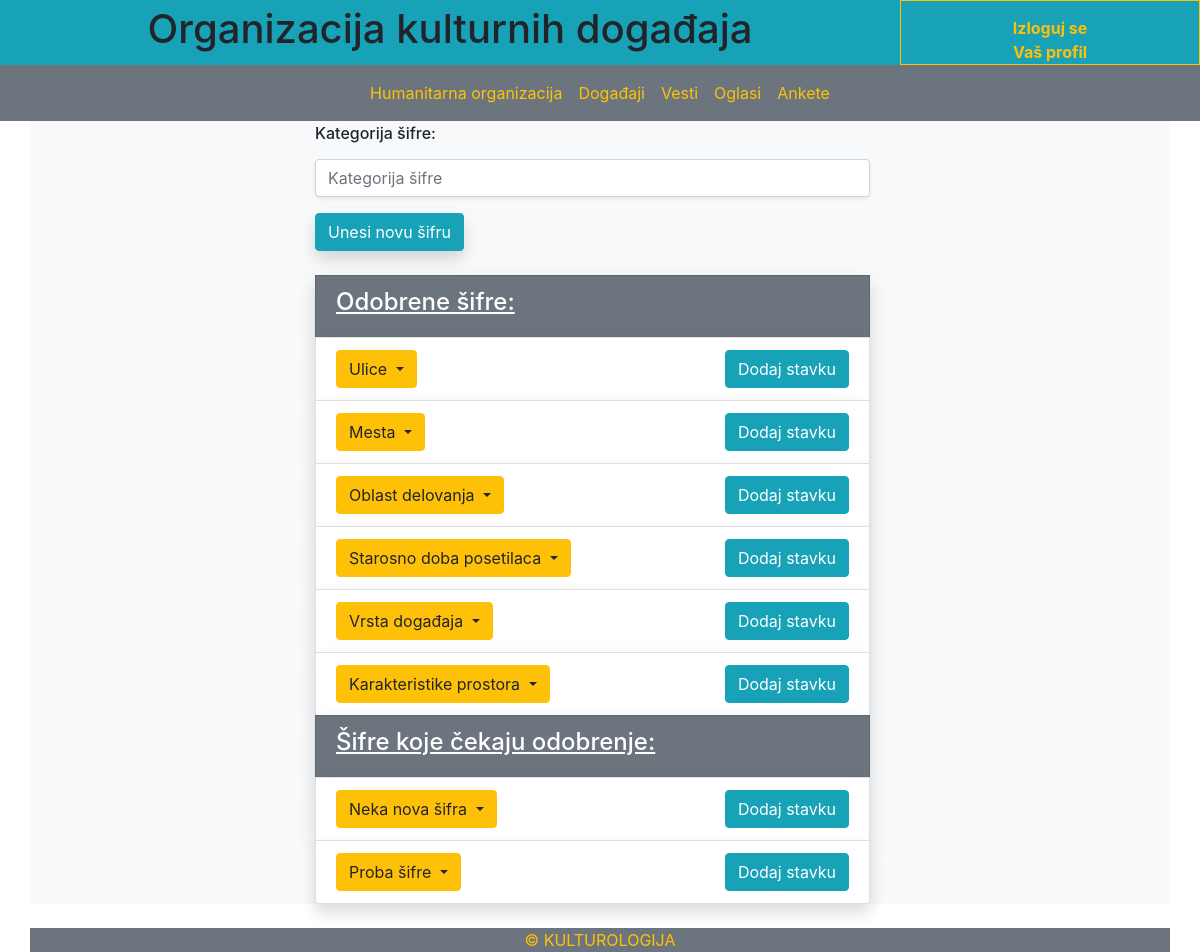
Page /organizacija/Osifra.php (signed in) on the committed database.
### tables this page shows
CREATE TABLE `sifarnik` (
  `id_sifra` int(11) NOT NULL AUTO_INCREMENT,
  `kategorija_sifre` varchar(45) NOT NULL,
  `odobreno` tinyint(1) NOT NULL DEFAULT '0',
  PRIMARY KEY (`id_sifra`),
  UNIQUE KEY `kategorija_sifre_UNIQUE` (`kategorija_sifre`)
);

### organizacija/Osifra.php (the view, shortened to what this page needs)
<?php
$poruka = "";
$link = mysqli_connect("localhost", "root", "", "kultura")
        or die("Greska prilikom konekcije na bazu!");
mysqli_set_charset($link, "utf8");
    $sifre = mysqli_query($link, "SELECT * FROM sifarnik");
?>
<!DOCTYPE html>
<html>
<head>
<?php
include_once "../moduli/bootstrapModul.php";
?>
</head>
<body>
    <div class="container-fluid bg-info">
        <div class="row">
            <h1 class="col-sm-9" style="display: flex; justify-content: center; align-items: center;">Organizacija kulturnih događaja</h1>
            <div class="col-sm-3 border border-warning" style="align-items: center; padding-top:15px">
                <a class="text-warning" style="display: flex; justify-content: center;" href="../logout.php"><b>Izloguj se</b></a>
                <a class="text-warning" style="display: flex; justify-content: center;" href="profil.php"><b>Vaš profil</b></a>
            </div>
        </div>
    </div>
    <nav class="navbar navbar-expand-md bg-secondary navbar-dark sticky-top">
        <div class="collapse navbar-collapse" id="collapsibleNavbar">
            <ul class="navbar-nav align-content-center mx-auto">
                <li class="nav-item flex-fill">
                    <a class="nav-link text-warning" href="organizacija.php"><?php echo $_SESSION['naziv_organizacije']; ?></a>
                </li>
                <li class="nav-item flex-fill">
                    <a class="nav-link text-warning active" href="Odogadjaji.php">Događaji</a>
                </li>
                <li class="nav-item flex-fill">
                    <a class="nav-link text-warning" href="Ovesti.php">Vesti</a>
                </li>
                <li class="nav-item flex-fill">
                    <a class="nav-link text-warning" href="Ooglasi.php">Oglasi</a>
                </li>
                <li class="nav-item flex-fill">
                    <a class="nav-link text-warning" href="Oankete.php">Ankete</a>
                </li>
            </ul>
        </div>
    </nav>
    <div class="container">
        <div class="row">
            <div class="col-sm-3 list-group bg-light"></div>
            <div class="col-sm-6 list-group bg-light">
                <form action="Osifra.php" method="POST">
                    <div class="form-group">
                        <label for="kategorija_sifre"><h6>Kategorija šifre:</h6></label>
                        <input type="text" class="form-control shadow-sm" name="kategorija_sifre" id="kategorija_sifre" placeholder="Kategorija šifre" value="" required>
                    </div>
                    <button type="submit" class="btn shadow btn-info" style="margin-botom:100px;">Unesi novu šifru</button><br/>
                </form>
                <br/>
<?php
if($poruka){
    echo $poruka;
} else {
    echo "<div class='list-group-item list-group-item-action shadow bg-secondary text-white'><div class='d-flex'><h4><u>Odobrene šifre:</u></h4></div></div>";
    while($sifra = mysqli_fetch_array($sifre)){
        $id_sifra = $sifra['id_sifra'];
        if($sifra['odobreno'] == 1){
            echo "<div class='list-group-item list-group-item-action shadow'>
                    <div class='d-flex'>
                        <div class='dropdown mr-auto'>
                            <button type='button' class='btn btn-warning dropdown-toggle' data-toggle='dropdown'>" . $sifra['kategorija_sifre'] . "                        </button><div class='dropdown-menu'>";
            echo '</div></div><a href="dodajStavku.php?id=' . $id_sifra . '&kategorija_sifre=' . $sifra['kategorija_sifre'] . '" class="btn btn-info" role="button">Dodaj stavku</a></div></div>';
        }
    }
}
?>
<?php
if($poruka){
} else {
    echo "<div class='list-group-item list-group-item-action shadow bg-secondary text-white'><div class='d-flex'><h4><u>Šifre koje čekaju odobrenje:</u></h4></div></div>";
    mysqli_data_seek($sifre, 0);
    while($sifra = mysqli_fetch_array($sifre)){
        $id_sifra = $sifra['id_sifra'];
        if($sifra['odobreno'] == 0){
            echo "<div class='list-group-item list-group-item-action shadow'>
                    <div class='d-flex'>
                        <div class='dropdown mr-auto'>
                            <button type='button' class='btn btn-warning dropdown-toggle' data-toggle='dropdown'>" . $sifra['kategorija_sifre'] . "                        </button><div class='dropdown-menu'>";
            echo '</div></div><a href="dodajStavku.php?id=' . $id_sifra . '&kategorija_sifre=' . $sifra['kategorija_sifre'] . '" class="btn btn-info" role="button">Dodaj stavku</a></div></div>';
        }
    }
}
?>
            </div>
            <div class="col-sm-3 list-group bg-light"></div>
        </div>
    </div>
<?php
include_once "../moduli/footerModul.php";
?>
</body>
</html>

### rows in the picture
sifarnik: kategorija_sifre "Ulice"
sifarnik: kategorija_sifre "Mesta"
sifarnik: kategorija_sifre "Oblast delovanja"
sifarnik: kategorija_sifre "Starosno doba posetilaca"
sifarnik: kategorija_sifre "Vrsta događaja"
sifarnik: kategorija_sifre "Karakteristike prostora"
sifarnik: kategorija_sifre "Neka nova šifra"
sifarnik: kategorija_sifre "Proba šifre"

### other values in the picture
$_SESSION['naziv_organizacije'] "Humanitarna organizacija"
